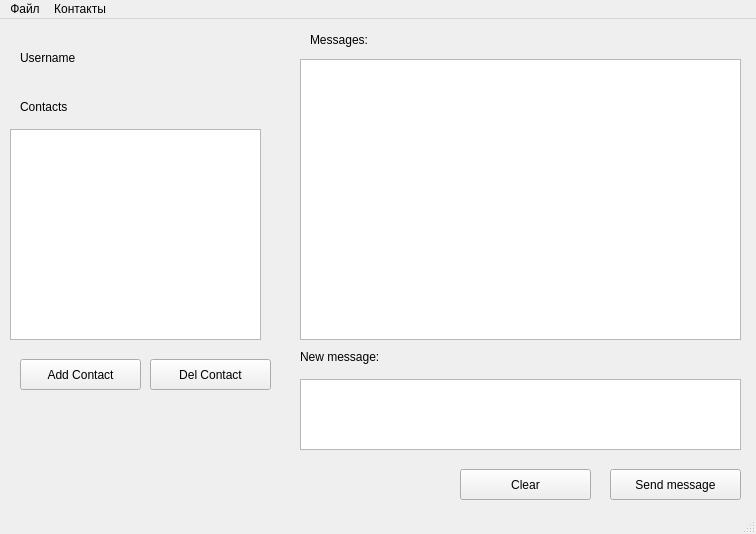
<?xml version="1.0" encoding="UTF-8"?>
<ui version="4.0">
 <class>MainClientWindow</class>
 <widget class="QMainWindow" name="MainClientWindow">
  <property name="geometry">
   <rect>
    <x>0</x>
    <y>0</y>
    <width>756</width>
    <height>534</height>
   </rect>
  </property>
  <property name="minimumSize">
   <size>
    <width>756</width>
    <height>534</height>
   </size>
  </property>
  <property name="windowTitle">
   <string>Async Chat  Terminal                   BetaVersion</string>
  </property>
  <widget class="QWidget" name="centralwidget">
   <widget class="QLabel" name="label_contacts">
    <property name="geometry">
     <rect>
      <x>20</x>
      <y>80</y>
      <width>101</width>
      <height>16</height>
     </rect>
    </property>
    <property name="text">
     <string>Contacts</string>
    </property>
   </widget>
   <widget class="QPushButton" name="btn_add_contact">
    <property name="geometry">
     <rect>
      <x>20</x>
      <y>340</y>
      <width>121</width>
      <height>31</height>
     </rect>
    </property>
    <property name="text">
     <string>Add Contact</string>
    </property>
   </widget>
   <widget class="QPushButton" name="btn_remove_contact">
    <property name="geometry">
     <rect>
      <x>150</x>
      <y>340</y>
      <width>121</width>
      <height>31</height>
     </rect>
    </property>
    <property name="text">
     <string>Del Contact</string>
    </property>
   </widget>
   <widget class="QLabel" name="label_history">
    <property name="geometry">
     <rect>
      <x>310</x>
      <y>10</y>
      <width>391</width>
      <height>21</height>
     </rect>
    </property>
    <property name="text">
     <string>Messages:</string>
    </property>
   </widget>
   <widget class="QTextEdit" name="text_message">
    <property name="geometry">
     <rect>
      <x>300</x>
      <y>360</y>
      <width>441</width>
      <height>71</height>
     </rect>
    </property>
   </widget>
   <widget class="QLabel" name="label_new_message">
    <property name="geometry">
     <rect>
      <x>300</x>
      <y>330</y>
      <width>171</width>
      <height>16</height>
     </rect>
    </property>
    <property name="text">
     <string>New message:</string>
    </property>
   </widget>
   <widget class="QListView" name="list_contacts">
    <property name="geometry">
     <rect>
      <x>10</x>
      <y>110</y>
      <width>251</width>
      <height>211</height>
     </rect>
    </property>
   </widget>
   <widget class="QListView" name="list_messages">
    <property name="geometry">
     <rect>
      <x>300</x>
      <y>40</y>
      <width>441</width>
      <height>281</height>
     </rect>
    </property>
   </widget>
   <widget class="QPushButton" name="btn_send">
    <property name="geometry">
     <rect>
      <x>610</x>
      <y>450</y>
      <width>131</width>
      <height>31</height>
     </rect>
    </property>
    <property name="text">
     <string>Send message</string>
    </property>
   </widget>
   <widget class="QPushButton" name="btn_clear">
    <property name="geometry">
     <rect>
      <x>460</x>
      <y>450</y>
      <width>131</width>
      <height>31</height>
     </rect>
    </property>
    <property name="text">
     <string>Clear</string>
    </property>
   </widget>
   <widget class="QLabel" name="label_logo">
    <property name="geometry">
     <rect>
      <x>90</x>
      <y>390</y>
      <width>101</width>
      <height>81</height>
     </rect>
    </property>
    <property name="text">
     <string/>
    </property>
    <property name="pixmap">
     <pixmap>chat_80.jpg</pixmap>
    </property>
    <property name="openExternalLinks">
     <bool>false</bool>
    </property>
   </widget>
   <widget class="QLabel" name="label_username">
    <property name="geometry">
     <rect>
      <x>20</x>
      <y>30</y>
      <width>201</width>
      <height>17</height>
     </rect>
    </property>
    <property name="text">
     <string>Username</string>
    </property>
   </widget>
   <widget class="QLabel" name="label_connection">
    <property name="geometry">
     <rect>
      <x>30</x>
      <y>490</y>
      <width>211</width>
      <height>17</height>
     </rect>
    </property>
    <property name="text">
     <string>Connection:</string>
    </property>
   </widget>
   <widget class="QLabel" name="label_server_info">
    <property name="geometry">
     <rect>
      <x>340</x>
      <y>490</y>
      <width>221</width>
      <height>20</height>
     </rect>
    </property>
    <property name="text">
     <string>Server Info: </string>
    </property>
   </widget>
  </widget>
  <widget class="QMenuBar" name="menubar">
   <property name="geometry">
    <rect>
     <x>0</x>
     <y>0</y>
     <width>756</width>
     <height>25</height>
    </rect>
   </property>
   <widget class="QMenu" name="menu">
    <property name="title">
     <string>Файл</string>
    </property>
    <addaction name="menu_exit"/>
   </widget>
   <widget class="QMenu" name="menu_2">
    <property name="title">
     <string>Контакты</string>
    </property>
    <addaction name="menu_add_contact"/>
    <addaction name="menu_del_contact"/>
    <addaction name="separator"/>
   </widget>
   <addaction name="menu"/>
   <addaction name="menu_2"/>
  </widget>
  <widget class="QStatusBar" name="statusBar"/>
  <action name="menu_exit">
   <property name="text">
    <string>Выход</string>
   </property>
  </action>
  <action name="menu_add_contact">
   <property name="text">
    <string>Добавить контакт</string>
   </property>
  </action>
  <action name="menu_del_contact">
   <property name="text">
    <string>Удалить контакт</string>
   </property>
  </action>
 </widget>
 <resources/>
 <connections>
  <connection>
   <sender>btn_clear</sender>
   <signal>clicked()</signal>
   <receiver>text_message</receiver>
   <slot>clear()</slot>
   <hints>
    <hint type="sourcelabel">
     <x>541</x>
     <y>481</y>
    </hint>
    <hint type="destinationlabel">
     <x>547</x>
     <y>416</y>
    </hint>
   </hints>
  </connection>
 </connections>
</ui>
